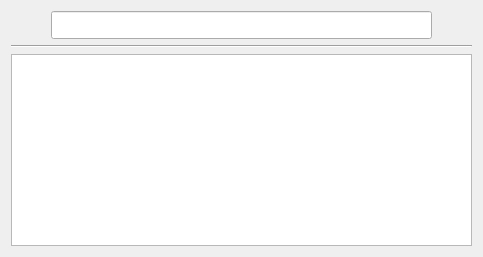
             <widget class="QWidget" name="tab_4">
              <attribute name="title">
               <string>Node group links</string>
              </attribute>
              <layout class="QVBoxLayout" name="verticalLayout_5">
               <item>
                <layout class="QHBoxLayout" name="horizontalLayout_5">
                 <item>
                  <spacer name="horizontalSpacer_8">
                   <property name="orientation">
                    <enum>Qt::Horizontal</enum>
                   </property>
                   <property name="sizeHint" stdset="0">
                    <size>
                     <width>40</width>
                     <height>20</height>
                    </size>
                   </property>
                  </spacer>
                 </item>
                 <item>
                  <widget class="QLineEdit" name="lineEdit_node_group_link_filter">
                   <property name="minimumSize">
                    <size>
                     <width>381</width>
                     <height>28</height>
                    </size>
                   </property>
                   <property name="maximumSize">
                    <size>
                     <width>381</width>
                     <height>28</height>
                    </size>
                   </property>
                  </widget>
                 </item>
                 <item>
                  <spacer name="horizontalSpacer_9">
                   <property name="orientation">
                    <enum>Qt::Horizontal</enum>
                   </property>
                   <property name="sizeHint" stdset="0">
                    <size>
                     <width>40</width>
                     <height>20</height>
                    </size>
                   </property>
                  </spacer>
                 </item>
                </layout>
               </item>
               <item>
                <widget class="Line" name="line_4">
                 <property name="orientation">
                  <enum>Qt::Horizontal</enum>
                 </property>
                </widget>
               </item>
               <item>
                <widget class="QTableView" name="tableView_node_group_link">
                 <property name="contextMenuPolicy">
                  <enum>Qt::ActionsContextMenu</enum>
                 </property>
                 <property name="editTriggers">
                  <set>QAbstractItemView::NoEditTriggers</set>
                 </property>
                 <property name="selectionMode">
                  <enum>QAbstractItemView::SingleSelection</enum>
                 </property>
                </widget>
               </item>
              </layout>
             </widget>
